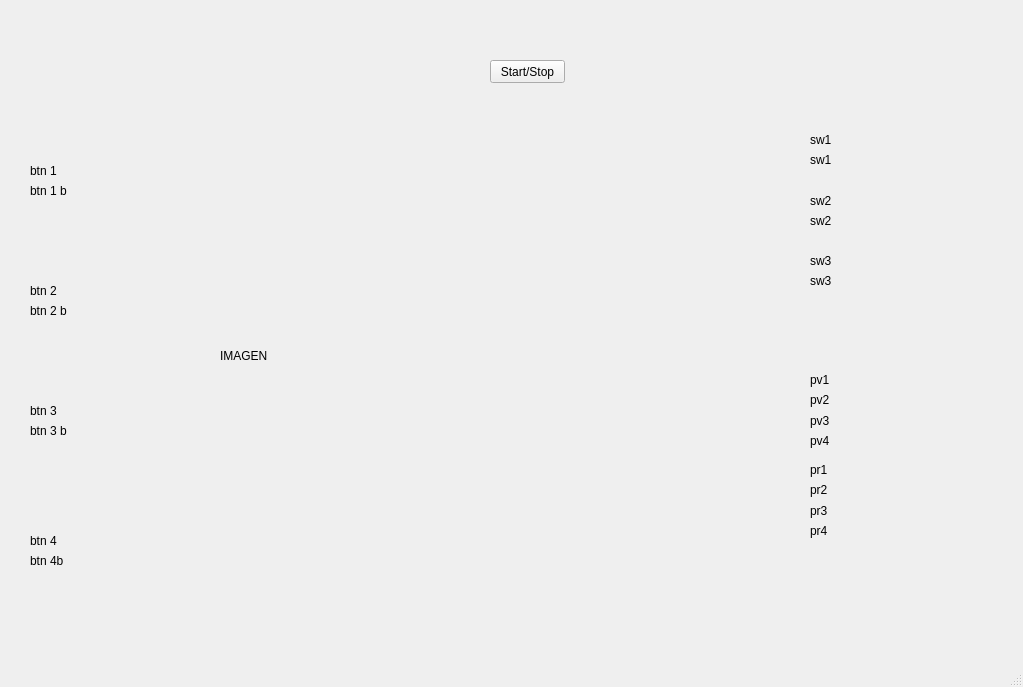
<?xml version="1.0" encoding="UTF-8"?>
<ui version="4.0">
 <class>MainWindow</class>
 <widget class="QMainWindow" name="MainWindow">
  <property name="geometry">
   <rect>
    <x>0</x>
    <y>0</y>
    <width>1023</width>
    <height>687</height>
   </rect>
  </property>
  <property name="mouseTracking">
   <bool>false</bool>
  </property>
  <property name="windowTitle">
   <string>MainWindow</string>
  </property>
  <widget class="QWidget" name="centralwidget">
   <widget class="QLabel" name="imagen_lbl">
    <property name="geometry">
     <rect>
      <x>220</x>
      <y>110</y>
      <width>601</width>
      <height>491</height>
     </rect>
    </property>
    <property name="text">
     <string>IMAGEN</string>
    </property>
   </widget>
   <widget class="QLabel" name="lbl_btn1">
    <property name="geometry">
     <rect>
      <x>30</x>
      <y>160</y>
      <width>131</width>
      <height>21</height>
     </rect>
    </property>
    <property name="text">
     <string>btn 1</string>
    </property>
   </widget>
   <widget class="QLabel" name="lbl_sw1">
    <property name="geometry">
     <rect>
      <x>810</x>
      <y>130</y>
      <width>161</width>
      <height>20</height>
     </rect>
    </property>
    <property name="text">
     <string>sw1</string>
    </property>
   </widget>
   <widget class="QLabel" name="lbl_sw2">
    <property name="geometry">
     <rect>
      <x>810</x>
      <y>190</y>
      <width>161</width>
      <height>21</height>
     </rect>
    </property>
    <property name="text">
     <string>sw2</string>
    </property>
   </widget>
   <widget class="QLabel" name="lbl_sw3">
    <property name="geometry">
     <rect>
      <x>810</x>
      <y>250</y>
      <width>161</width>
      <height>21</height>
     </rect>
    </property>
    <property name="text">
     <string>sw3</string>
    </property>
   </widget>
   <widget class="QPushButton" name="btn_ST">
    <property name="geometry">
     <rect>
      <x>490</x>
      <y>60</y>
      <width>75</width>
      <height>23</height>
     </rect>
    </property>
    <property name="text">
     <string>Start/Stop</string>
    </property>
   </widget>
   <widget class="QLabel" name="lbl_btn1b">
    <property name="geometry">
     <rect>
      <x>30</x>
      <y>180</y>
      <width>131</width>
      <height>21</height>
     </rect>
    </property>
    <property name="text">
     <string>btn 1 b</string>
    </property>
   </widget>
   <widget class="QLabel" name="lbl_btn2">
    <property name="geometry">
     <rect>
      <x>30</x>
      <y>280</y>
      <width>131</width>
      <height>21</height>
     </rect>
    </property>
    <property name="text">
     <string>btn 2</string>
    </property>
   </widget>
   <widget class="QLabel" name="lbl_btn2b">
    <property name="geometry">
     <rect>
      <x>30</x>
      <y>300</y>
      <width>131</width>
      <height>21</height>
     </rect>
    </property>
    <property name="text">
     <string>btn 2 b</string>
    </property>
   </widget>
   <widget class="QLabel" name="lbl_btn3">
    <property name="geometry">
     <rect>
      <x>30</x>
      <y>400</y>
      <width>131</width>
      <height>21</height>
     </rect>
    </property>
    <property name="text">
     <string>btn 3</string>
    </property>
   </widget>
   <widget class="QLabel" name="lbl_btn3b">
    <property name="geometry">
     <rect>
      <x>30</x>
      <y>420</y>
      <width>131</width>
      <height>21</height>
     </rect>
    </property>
    <property name="text">
     <string>btn 3 b</string>
    </property>
   </widget>
   <widget class="QLabel" name="lbl_btn4">
    <property name="geometry">
     <rect>
      <x>30</x>
      <y>530</y>
      <width>131</width>
      <height>21</height>
     </rect>
    </property>
    <property name="text">
     <string>btn 4</string>
    </property>
   </widget>
   <widget class="QLabel" name="lbl_btn4b">
    <property name="geometry">
     <rect>
      <x>30</x>
      <y>550</y>
      <width>131</width>
      <height>21</height>
     </rect>
    </property>
    <property name="text">
     <string>btn 4b</string>
    </property>
   </widget>
   <widget class="QLabel" name="lbl_sw1b">
    <property name="geometry">
     <rect>
      <x>810</x>
      <y>150</y>
      <width>161</width>
      <height>20</height>
     </rect>
    </property>
    <property name="text">
     <string>sw1</string>
    </property>
   </widget>
   <widget class="QLabel" name="lbl_sw2b">
    <property name="geometry">
     <rect>
      <x>810</x>
      <y>210</y>
      <width>161</width>
      <height>21</height>
     </rect>
    </property>
    <property name="text">
     <string>sw2</string>
    </property>
   </widget>
   <widget class="QLabel" name="lbl_sw3b">
    <property name="geometry">
     <rect>
      <x>810</x>
      <y>270</y>
      <width>161</width>
      <height>21</height>
     </rect>
    </property>
    <property name="text">
     <string>sw3</string>
    </property>
   </widget>
   <widget class="QLabel" name="lbl_pv3">
    <property name="geometry">
     <rect>
      <x>810</x>
      <y>410</y>
      <width>161</width>
      <height>21</height>
     </rect>
    </property>
    <property name="text">
     <string>pv3</string>
    </property>
   </widget>
   <widget class="QLabel" name="lbl_pv4">
    <property name="geometry">
     <rect>
      <x>810</x>
      <y>430</y>
      <width>161</width>
      <height>21</height>
     </rect>
    </property>
    <property name="text">
     <string>pv4</string>
    </property>
   </widget>
   <widget class="QLabel" name="lbl_pv1">
    <property name="geometry">
     <rect>
      <x>810</x>
      <y>370</y>
      <width>161</width>
      <height>20</height>
     </rect>
    </property>
    <property name="text">
     <string>pv1</string>
    </property>
   </widget>
   <widget class="QLabel" name="lbl_pv2">
    <property name="geometry">
     <rect>
      <x>810</x>
      <y>390</y>
      <width>161</width>
      <height>20</height>
     </rect>
    </property>
    <property name="text">
     <string>pv2</string>
    </property>
   </widget>
   <widget class="QLabel" name="lbl_pr2">
    <property name="geometry">
     <rect>
      <x>810</x>
      <y>480</y>
      <width>161</width>
      <height>20</height>
     </rect>
    </property>
    <property name="text">
     <string>pr2</string>
    </property>
   </widget>
   <widget class="QLabel" name="lbl_pr3">
    <property name="geometry">
     <rect>
      <x>810</x>
      <y>500</y>
      <width>161</width>
      <height>21</height>
     </rect>
    </property>
    <property name="text">
     <string>pr3</string>
    </property>
   </widget>
   <widget class="QLabel" name="lbl_pr1">
    <property name="geometry">
     <rect>
      <x>810</x>
      <y>460</y>
      <width>161</width>
      <height>20</height>
     </rect>
    </property>
    <property name="text">
     <string>pr1</string>
    </property>
   </widget>
   <widget class="QLabel" name="lbl_pr4">
    <property name="geometry">
     <rect>
      <x>810</x>
      <y>520</y>
      <width>161</width>
      <height>21</height>
     </rect>
    </property>
    <property name="text">
     <string>pr4</string>
    </property>
   </widget>
  </widget>
  <widget class="QMenuBar" name="menubar">
   <property name="geometry">
    <rect>
     <x>0</x>
     <y>0</y>
     <width>1023</width>
     <height>21</height>
    </rect>
   </property>
  </widget>
  <widget class="QStatusBar" name="statusbar"/>
 </widget>
 <resources/>
 <connections/>
</ui>
